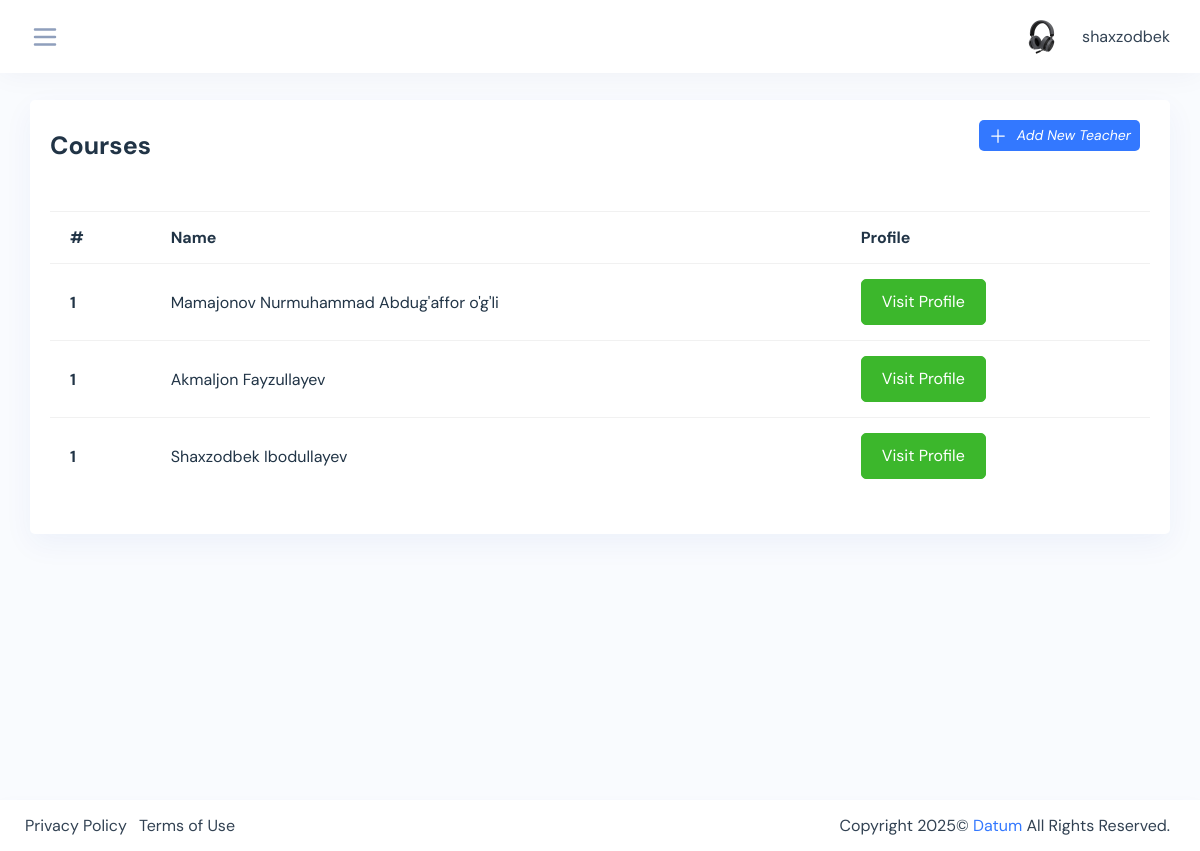
The app's page /teachers/ (signed in), older data.
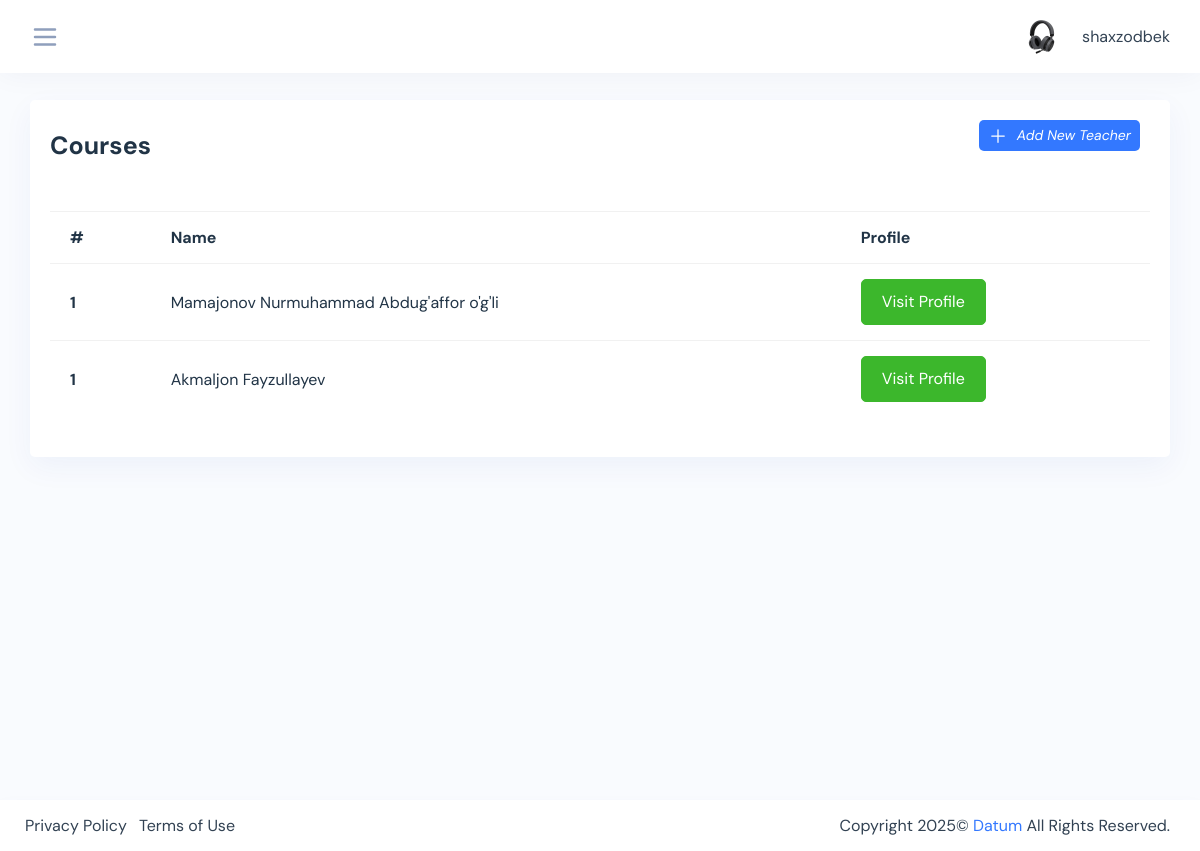
The same page, newer data.
### teachers/models.py (models this page shows, shortened)
class Teacher(models.Model):
    user = models.OneToOneField(User, on_delete=models.CASCADE, blank=True, null=True)
    name = models.CharField(max_length=200, blank=True, null=True)
    profession = models.CharField(max_length=200, blank=True, null=True)
    image = models.ImageField(upload_to='teachers/', blank=True, null=True)
    phone = models.CharField(max_length=200, blank=True, null=True)
    address = models.CharField(max_length=200, blank=True, null=True)
    id = models.UUIDField(default=uuid.uuid4, editable=False, primary_key=True, unique=True)
    created = models.DateTimeField(auto_now_add=True)

### teachers/views.py (the view)
# urls.py: path('', all_teachers, name='all_teachers'),
@login_required(login_url='login')
def all_teachers(request):
    teachers = Teacher.objects.all()
    context = {
        'teachers': teachers
    }
    return render(request, 'teachers-table.html', context)

### teachers/templates/teachers-table.html
{% extends 'base.html' %}
{% block content %}
<div class="content-page">
    <div class="container-fluid">
        <div class="row">
            <div class="col-sm-12">
                <div class="card">
                    <div class="card-header d-flex justify-content-between">
                        <div class="header-title">
                            <h4 class="card-title">Courses</h4>
                        </div>
                        <div class="header-action">
                             <span class="table-add float-right mb-3 mr-2">
                            <a href="{% url 'add_teacher' %}" class="btn btn-sm bg-primary">
                                 <i class="">
                                    <svg style="width:20px" xmlns="http://www.w3.org/2000/svg" fill="none"
                                         viewBox="0 0 24 24"
                                         stroke-width="1.5" stroke="currentColor" class="w-6 h-6">
                                        <path stroke-linecap="round" stroke-linejoin="round"
                                              d="M12 4.5v15m7.5-7.5h-15"/>
                                    </svg>
                                </i>
                                <i class="ri-add-fill"><span class="pl-1">Add New Teacher</span></i>
                            </a>
                        </span>
                        </div>
                    </div>
                    <div class="card-body">
                        <div class="table-responsive">
                            <table class="table">
                                <thead>
                                <tr>
                                    <th scope="col">#</th>
                                    <th scope="col">Name</th>
                                    <th scope="col">Profile</th>
                                </tr>
                                </thead>
                                <tbody>
                                {% for teacher in teachers %}
                                <tr>
                                    <th scope="row">1</th>
                                    <td>{{teacher.name}}</td>
                                    <td>
                                        <a href="{% url 'teacher_profile' pk=teacher.id %}" class="btn btn-success">Visit Profile </a></td>
                                </tr>
                                {% endfor %}
                                </tbody>
                            </table>
                        </div>
                    </div>
                </div>
            </div>
        </div>
    </div>
</div>
{% endblock content %}

Row changes from the older to the newer data that the page shows:
removed Teacher: name "Shaxzodbek Ibodullayev"
